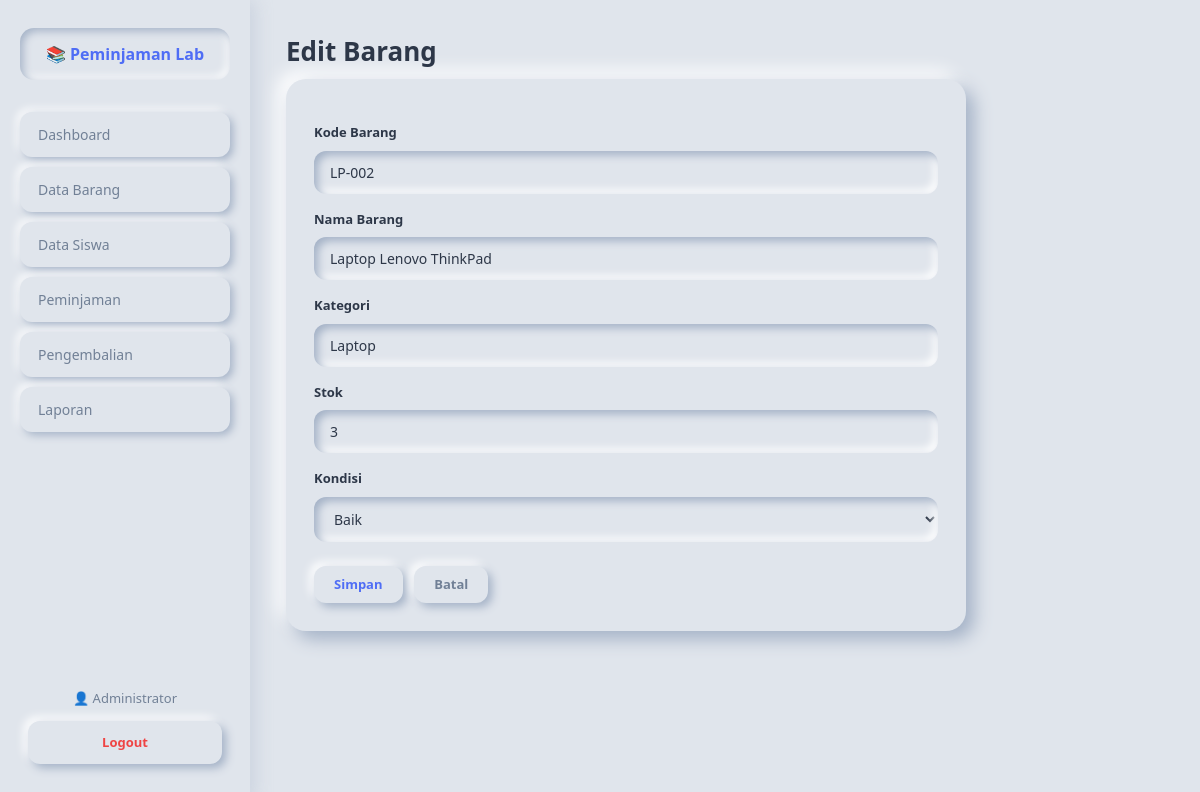
The app's page /pages/barang_form.php?id=2 (signed in) with its own data.
### tables this page shows
CREATE TABLE `barangs` (
  `id_barang` int(11) NOT NULL,
  `kode_barang` varchar(20) NOT NULL,
  `nama_barang` varchar(100) NOT NULL,
  `kategori` varchar(50) DEFAULT NULL,
  `stok` int(11) DEFAULT 0,
  `kondisi` enum('baik','rusak','perbaikan') DEFAULT 'baik'
);

### pages/barang_form.php (the view, shortened to what this page needs)
<?php
include 'header.php';
include '../config/koneksi.php';
$edit = false;
$data = ['id_barang'=>'', 'kode_barang'=>'', 'nama_barang'=>'', 'kategori'=>'', 'stok'=>'', 'kondisi'=>'baik'];
if (isset($_GET['id'])) {
    $edit = true;
    $id = $_GET['id'];
    $q = mysqli_query($koneksi, "SELECT * FROM barangs WHERE id_barang='$id'");
    $data = mysqli_fetch_assoc($q);
}
?>
<h1><?= $edit ? 'Edit' : 'Tambah' ?> Barang</h1>
<form method="POST" action="barang_simpan.php" class="form">
    <label>Kode Barang</label>
    <input type="text" name="kode_barang" value="<?= $data['kode_barang'] ?>" required>
    <label>Nama Barang</label>
    <input type="text" name="nama_barang" value="<?= $data['nama_barang'] ?>" required>
    <label>Kategori</label>
    <input type="text" name="kategori" value="<?= $data['kategori'] ?>">
    <label>Stok</label>
    <input type="number" name="stok" value="<?= $data['stok'] ?>" required>
    <label>Kondisi</label>
    <select name="kondisi">
        <option value="baik" <?= $data['kondisi']=='baik'?'selected':'' ?>>Baik</option>
    </select>
    <button type="submit" class="btn-primary">Simpan</button>
    <a href="barang.php" class="btn-secondary">Batal</a>
</form>
<?php include 'footer.php'; ?>

### assets/style.css (style rules this page uses)
* { margin: 0; padding: 0; box-sizing: border-box; font-family: 'Segoe UI', Tahoma, sans-serif; }
:root { --bg: #e0e5ec; --text: #2d3748; --text-soft: #718096; --accent: #4f6df5; --accent-dark: #3a54d4; --danger: #ef4444; --warning: #f59e0b; --success: #10b981; --shadow-light: #ffffff; --shadow-dark: #a3b1c6; }
body { background: var(--bg); color: var(--text); font-size: 14px; line-height: 1.5; min-height: 100vh; }
.content h1 { font-size: 26px; font-weight: 700; color: var(--text); margin-bottom: 8px; }
.btn-primary, .btn-secondary, .btn-warning, .btn-danger { display: inline-block; padding: 11px 20px; border-radius: 12px; text-decoration: none; font-size: 13px; font-weight: 600; cursor: pointer; border: none; transition: all 0.2s; background: var(--bg); line-height: 1.2; }
.btn-primary { color: var(--accent); box-shadow: 4px 4px 10px var(--shadow-dark), -4px -4px 10px var(--shadow-light); }
.btn-secondary { color: var(--text-soft); box-shadow: 4px 4px 10px var(--shadow-dark), -4px -4px 10px var(--shadow-light); }
.form { background: var(--bg); padding: 28px; border-radius: 20px; box-shadow: 8px 8px 18px var(--shadow-dark), -8px -8px 18px var(--shadow-light); max-width: 680px; }
.form label { display: block; margin: 16px 0 8px; font-size: 13px; font-weight: 600; color: var(--text); }
.form input, .form select { width: 100%; padding: 12px 16px; border: none; border-radius: 12px; font-size: 14px; outline: none; background: var(--bg); color: var(--text); box-shadow: inset 4px 4px 8px var(--shadow-dark), inset -4px -4px 8px var(--shadow-light); transition: all 0.2s; }
.form button { margin-top: 24px; margin-right: 8px; }

### records on screen
barangs: kode_barang "LP-002", nama_barang "Laptop Lenovo ThinkPad", kategori "Laptop", stok "3", kondisi "Baik"

### other values on screen
$_SESSION['nama_admin'] "Administrator"
